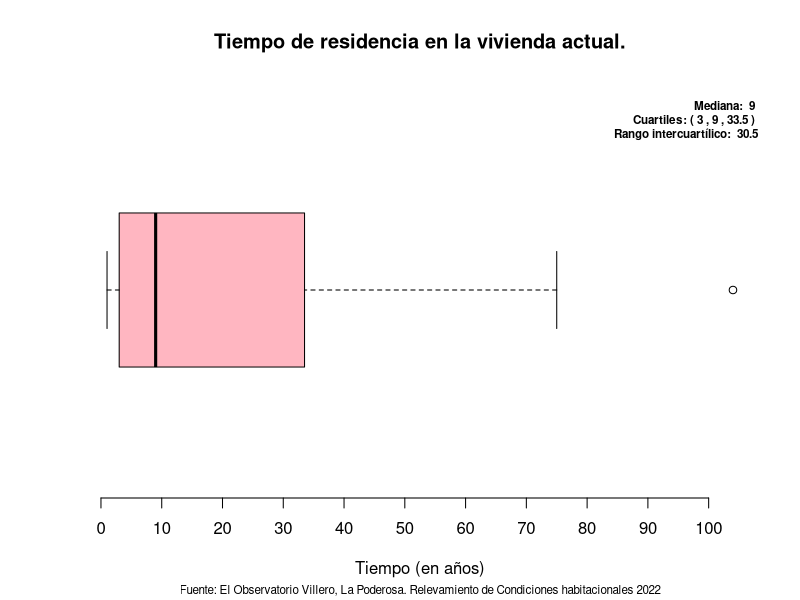
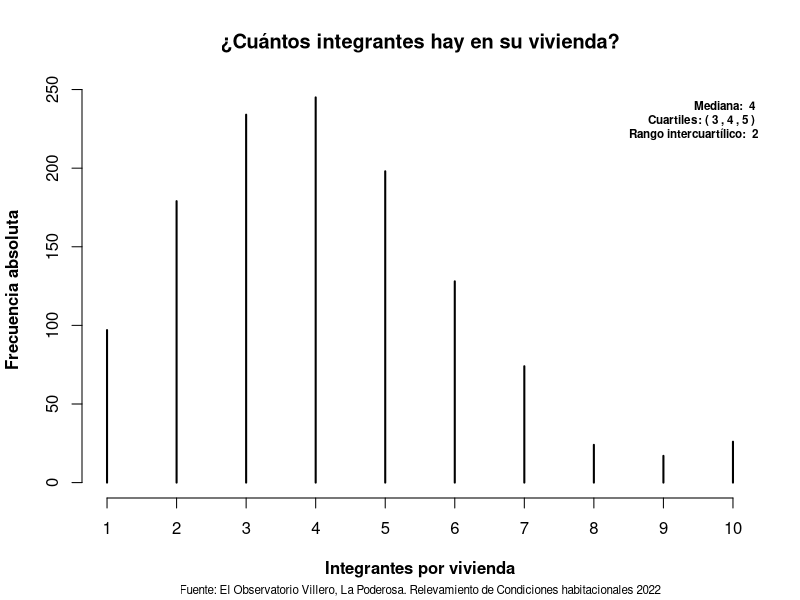
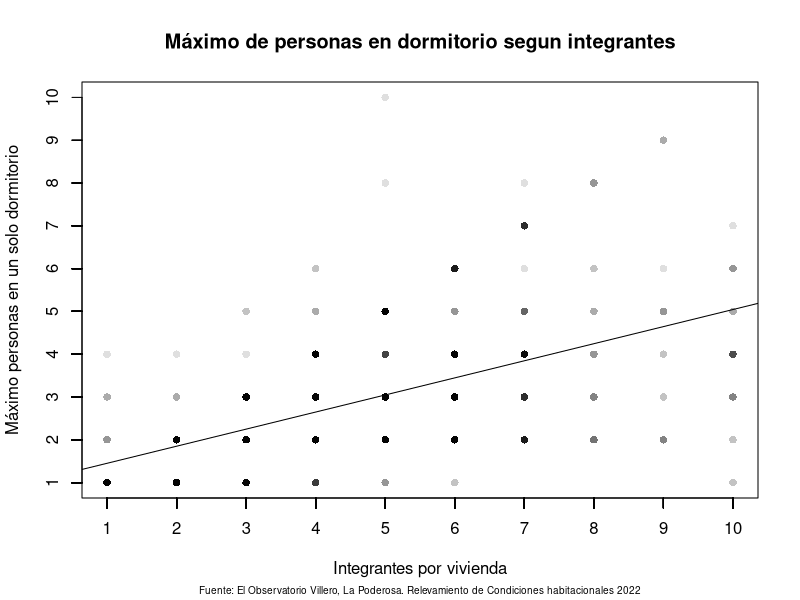
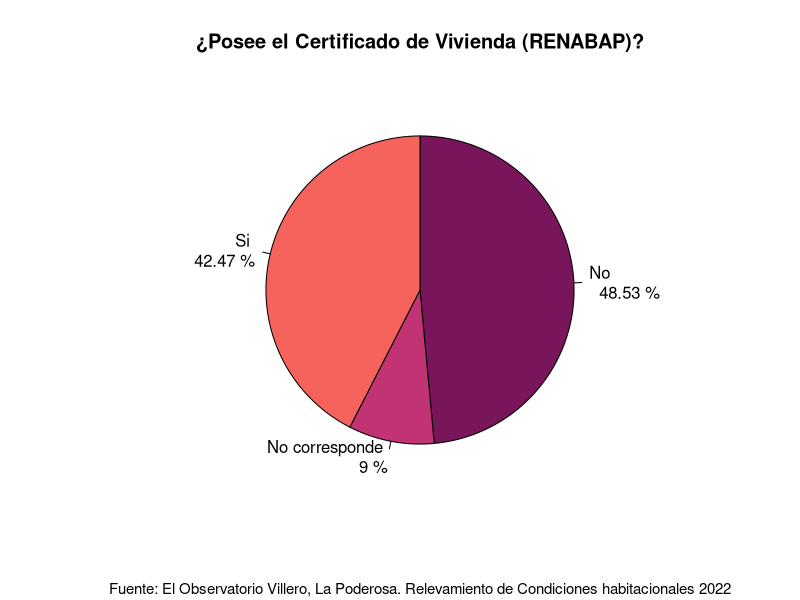
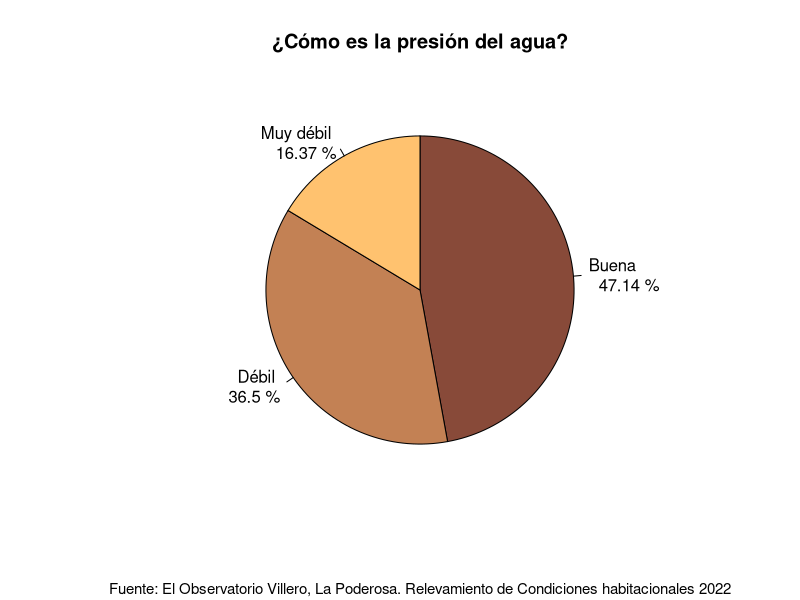
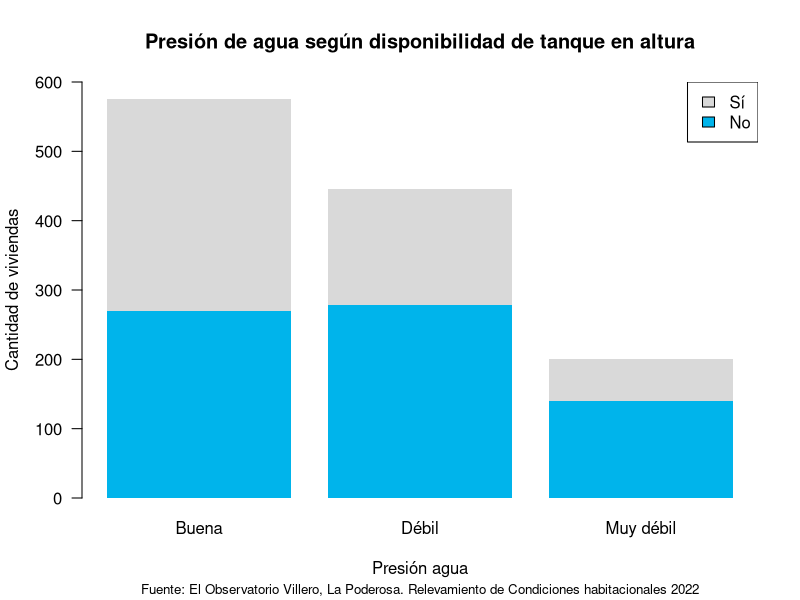
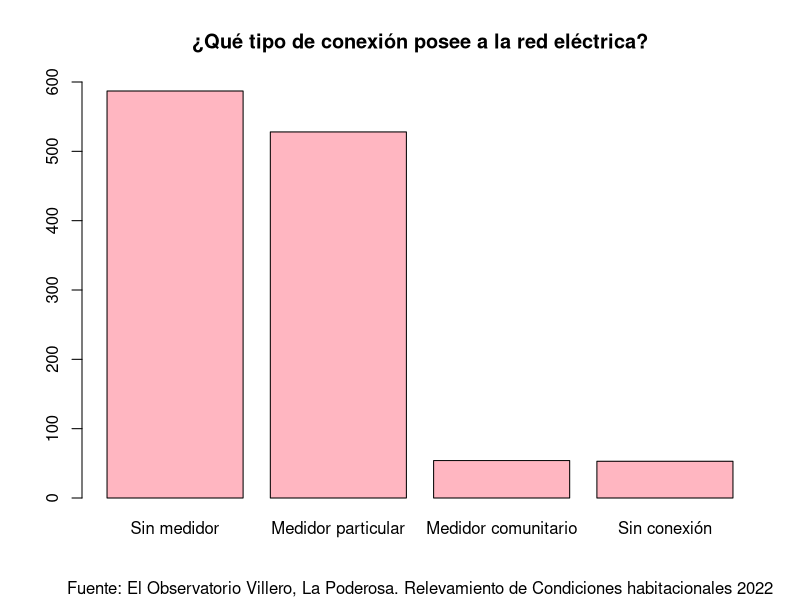
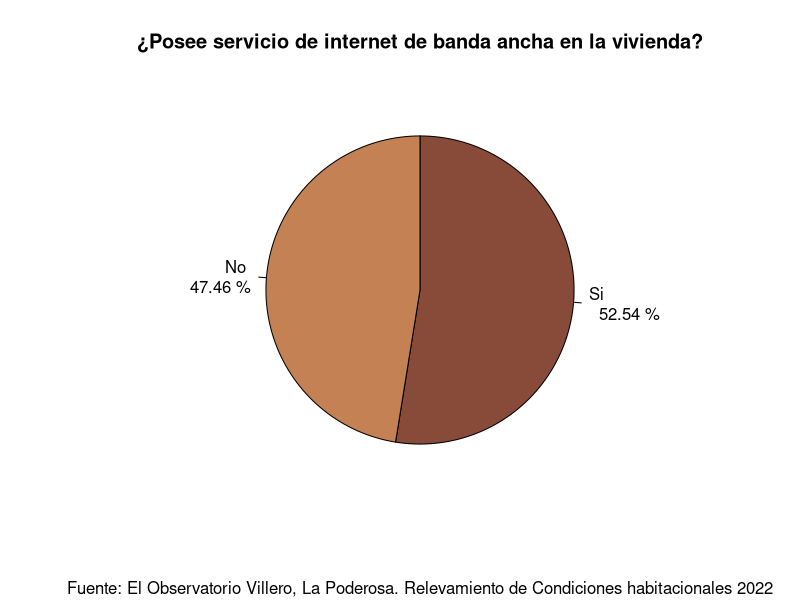

The R script that drew these images, in order:
# Paquetes y lectura de datos -----
install.packages("readxl")
library(readxl)

# Leer tabla, saltando las dos primeras lineas
tabla <- read_xlsx("Datos_LP.xlsx",
                    skip = 2)

# Globales ----------------

fuente <- "Fuente: El Observatorio Villero, La Poderosa. Relevamiento de Condiciones habitacionales 2022"
colores1 <- c("#79155B", "#C23373", "#F6635C", "#FFBA86")
colores2 <- c("#884A39", "#C38154", "#FFC26F", "#F9E0BB")
colores3 <- c("#00b4eb", "#d9d9d9")
cantidad_entrevistados <- 1222



# Sección 1: Características generales de la composición del hogar -----------

# Tiempo de residencia (Boxplot)

tabla_tiempo_de_residencia <- table(tabla$`Tiempo de residencia en la vivienda actual (en años)`)
tiempo_de_residencia_mediana <- paste("Mediana: ", median(tabla_tiempo_de_residencia))
cuartiles_tiempo_de_residencia <- quantile(tabla_tiempo_de_residencia)
IQR_tiempo_de_residencia <- paste("Rango intercuartílico: ", IQR(tabla_tiempo_de_residencia))
cuartiles_tiempo_de_residencia <- paste("Cuartiles: (", cuartiles_tiempo_de_residencia[2], ",",
                                        cuartiles_tiempo_de_residencia[3], ",",
                                        cuartiles_tiempo_de_residencia[4], ")")

boxplot(tabla_tiempo_de_residencia,
        horizontal = TRUE,
        axes = FALSE,
        xlab = "Tiempo (en años)",
        main = "Tiempo de residencia en la vivienda actual.",
        col = "lightpink",
        sub = fuente,
        cex.sub = 0.7)

axis(side = 1,
     at = seq(0, 100, by = 10))

mtext(paste(tiempo_de_residencia_mediana, "\n", cuartiles_tiempo_de_residencia, "\n", IQR_tiempo_de_residencia),
      side = 3,
      cex = 0.7,
      adj = 1,
      line = -3,
      font = 2)

# El uso de la mediana viene de la forma asimétrica a derecha de la distribución.
# Al no ser simétrica, el promedio puede resultar no representativo de los datos
# en relación a la mediana.
# Los cuartiles permiten entender la distribución, haciendo observar en que 
# dirección se presentan los casos extremos
# El IQR permite ver que tan dispersos están los datos de la mediana, y no es
# influenciada por valores atípicos.

# Integrantes por vivienda (Histograma)

integrantes_mediana <- paste("Mediana: ", median(tabla$`¿Cuántos integrantes hay en su vivienda?`))
cuartiles_integrantes <- quantile(tabla$`¿Cuántos integrantes hay en su vivienda?`)
IQR_integrantes <- paste("Rango intercuartílico: ", IQR(tabla$`¿Cuántos integrantes hay en su vivienda?`))
cuartiles_integrantes <- paste("Cuartiles: (", cuartiles_integrantes[2], ",",
                               cuartiles_integrantes[3], ",",
                               cuartiles_integrantes[4], ")")

plot(table(tabla$`¿Cuántos integrantes hay en su vivienda?`),
     type = 'h',
     xlim = c(1,10),
     xlab = "Integrantes por vivienda",
     ylab = "Frecuencia absoluta",
     main = "¿Cuántos integrantes hay en su vivienda?",
     sub = fuente,
     cex.sub = 0.7,
     col = "black",
     font.lab = 2,
     frame.plot = FALSE)

mtext(paste(integrantes_mediana, "\n", cuartiles_integrantes, "\n", IQR_integrantes),
      side = 3,
      cex = 0.7,
      adj = 1,
      line = -3,
      font = 2)

# El uso de la mediana viene de la forma asimétrica a derecha de la distribución.
# Al no ser simétrica, el promedio puede resultar no representativo de los datos
# en relación a la mediana.
# Los cuartiles permiten entender la distribución, haciendo observar en que 
# dirección se presentan los casos extremos
# El IQR permite ver que tan dispersos están los datos de la mediana, y no es
# influenciada por valores atípicos.


# Sección 3: Hacinamiento----

# Máximo de personas en dormitorio según integrantes (Diagrama de dispersión)
# Correlación lineal positiva

cY1 = tabla$`¿Cuál es el número MÁXIMO de personas que duermen en estos dormitorios usualmente?`
cX1 = tabla$`¿Cuántos integrantes hay en su vivienda?`
plot(cX1, 
     cY1,
     main = "Máximo de personas en dormitorio segun integrantes",
     ylab = "Máximo personas en un solo dormitorio",
     xlab = "Integrantes por vivienda",
     xaxt = 'n',
     yaxt = 'n',
     sub = fuente,
     cex.sub = 0.6,
     col = "#00000020",
     pch=16)

fit1 <- lm(cY1 ~ cX1)
abline(fit1)

axis(2, at = cY1)
axis(1, at = cX1)

# Sección 4: Propiedad ----

# Certificados de RENABAP (Grafico de torta)

tabla_RENABAP <- table(tabla$`¿Posee el Certificado de Vivienda (RENABAP)`)
frec_rel_RENABAP <- round(tabla_RENABAP / cantidad_entrevistados, 4)
labels_RENABAP <- paste(c("No", "No corresponde", "Si"), "\n ", frec_rel_RENABAP * 100, "%")

pie(tabla_RENABAP,
    labels = labels_RENABAP,
    col = colores1,
    main = "¿Posee el Certificado de Vivienda (RENABAP)?",
    sub = fuente,
    cex.sub = 0.9,
    clockwise = TRUE)

# Sección 5: Agua y saneamiento --------------

# Presión de agua (Grafico de torta)

tabla_presion_de_agua <- table(tabla$`¿Cómo es la presión del agua?`)
frec_rel_presion_de_agua <- round(tabla_presion_de_agua / cantidad_entrevistados, 4)

labels_presion_de_agua <- paste(c("Buena", "Débil", "Muy débil"), "\n ", frec_rel_presion_de_agua * 100, "%")
pie(tabla_presion_de_agua,
    labels = labels_presion_de_agua,
    col = colores2,
    main = "¿Cómo es la presión del agua?",
    sub = fuente,
    cex.sub = 0.9,
    clockwise = TRUE)

# Relación entre dos variables categóricas
# Grafico de barras subdivididas
tabla_bivariada_agua = table(tabla$`¿Tiene capacidad de almacenamiento de agua en altura?`,
                             tabla$`¿Cómo es la presión del agua?`)

barplot(tabla_bivariada_agua,
        main = "Presión de agua según disponibilidad de tanque en altura",
        beside = FALSE,
        horiz = FALSE,
        ylim = c(0, 600),
        ylab = "Cantidad de viviendas",
        xlab = "Presión agua",
        las = 1,
        col = colores3,
        sub = fuente,
        border = NA,
        cex.sub = 0.8)

legend("topright",
       legend = rev(rownames(tabla_bivariada_agua)),
       fill = rev(colores3))


# Sección 7: Electricidad ----

# Tipo de conexión eléctrica (Barplot)

tabla_conexion_electrica <- table(tabla$`¿Qué tipo de conexión posee a la red eléctrica?`)
tabla_conexion_electrica <- tabla_conexion_electrica[order(tabla_conexion_electrica, decreasing = TRUE)]

barplot(tabla_conexion_electrica, names.arg = c("Sin medidor", "Medidor particular",
                                        "Medidor comunitario", "Sin conexión"),
        ylim = c(0, 600),
        col = "lightpink",
        main = "¿Qué tipo de conexión posee a la red eléctrica?",
        sub = fuente)
  
# Sección 8: Conectividad ----

tabla_internet <- table(tabla$`¿Posee servicio de internet de banda ancha en la vivienda?`)
tabla_internet <- tabla_internet[order(tabla_internet, decreasing = TRUE)]

si_internet <- sum(tabla_internet[2:5])
no_internet <- tabla_internet[1]
frec_rel_internet <- round(rbind(si_internet, no_internet) / cantidad_entrevistados, 4)

print(frec_rel_internet)

labels_internet <- paste(c("Si", "No"), "\n ", frec_rel_internet * 100, "%")

pie(rbind(si_internet, no_internet),
    labels = labels_internet,
    clockwise = TRUE,
    main = "¿Posee servicio de internet de banda ancha en la vivienda?",
    sub = fuente,
    col = colores2)

# Sección 10: Servicios barriales --------

# Presencia de plagas (total de la población) (Grafico de torta)

tabla_plaga <- table(tabla$`¿Hay plagas (cucarachas, mosquitos, ratas, etc) en su vivienda y en los alrededores de la misma?`)
porcentaje_plaga = paste(round(tabla_plaga / sum(tabla_plaga) * 100, 2), c('%'), sep = " ")
categorias_plaga = c("No", "Si")
etiquetas_plaga = paste(categorias_plaga, porcentaje_plaga, sep = "\n")
pie(tabla_plaga,
    main = "¿Hay plagas en tu vivienda?",
    labels = etiquetas_plaga,
    cex = 0.8,
    sub = fuente,
    col = colores2,
    cex.sub = 0.8
)

# Tipo de plaga sobre población total
# Variable categórica de múltiples opciones

# Calculamos las frecuencias relativas de cada plaga
# y las ordenamos 
cucarachas = table(factor(tabla$`¿Cuáles plagas?`))
mosquitos = table(factor(tabla$...94))
ratas = table(factor(tabla$...95))
tabla_plagas = data.frame(FrecuenciaAbsoluta = c(cucarachas, mosquitos, ratas))
frec_rel_plagas = round(tabla_plagas$FrecuenciaAbsoluta / cantidad_entrevistados, 2)
names(frec_rel_plagas) = c("Cucarachas", "Mosquitos", "Ratas")
frec_rel_plagas = frec_rel_plagas[order(frec_rel_plagas, decreasing = TRUE)]

# Lugar de las marcas
xmin_p = 0
xmax_p = 0.6
sep_p = 0.1

par(mar = c(5, 6, 4, 2) + 0.1)

barplot(frec_rel_plagas,
        horiz = TRUE,
        xlim = c(xmin_p, xmax_p),
        xlab = "Frecuencia relativa",
        main = "¿Cuales plagas?",
        sub = fuente,
        las = 1,
        cex.sub = 0.8,
        axes = FALSE)

# Añadimos etiquetas en el eje x
etiquetas_plagas = paste(seq(xmin_p * 100, xmax_p * 100, sep_p * 100), '%', sep="")
axis(side=1, 
     at = seq(xmin_p, xmax_p, sep_p), 
     labels = etiquetas_plagas)
abline(v = axTicks(1), lty = "dashed")

barplot(frec_rel_plagas,
        horiz = TRUE,
        xlim = c(xmin_p, xmax_p),
        col = colores3[1],
        las = 1,
        cex.sub = 0.8,
        axes = FALSE,
        add = TRUE)
